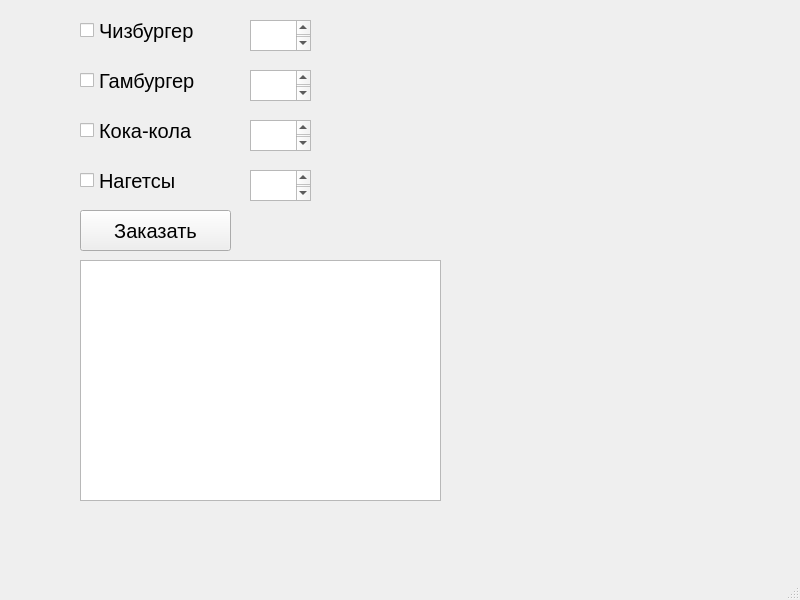
<?xml version="1.0" encoding="UTF-8"?>
<ui version="4.0">
 <class>MainWindow</class>
 <widget class="QMainWindow" name="MainWindow">
  <property name="geometry">
   <rect>
    <x>0</x>
    <y>0</y>
    <width>800</width>
    <height>600</height>
   </rect>
  </property>
  <property name="font">
   <font>
    <pointsize>15</pointsize>
   </font>
  </property>
  <property name="windowTitle">
   <string>MainWindow</string>
  </property>
  <widget class="QWidget" name="centralwidget">
   <widget class="QCheckBox" name="checkBox">
    <property name="geometry">
     <rect>
      <x>80</x>
      <y>10</y>
      <width>181</width>
      <height>41</height>
     </rect>
    </property>
    <property name="font">
     <font>
      <pointsize>15</pointsize>
     </font>
    </property>
    <property name="text">
     <string>Чизбургер</string>
    </property>
   </widget>
   <widget class="QCheckBox" name="checkBox_2">
    <property name="geometry">
     <rect>
      <x>80</x>
      <y>60</y>
      <width>151</width>
      <height>41</height>
     </rect>
    </property>
    <property name="text">
     <string>Гамбургер</string>
    </property>
   </widget>
   <widget class="QCheckBox" name="checkBox_3">
    <property name="geometry">
     <rect>
      <x>80</x>
      <y>110</y>
      <width>151</width>
      <height>41</height>
     </rect>
    </property>
    <property name="text">
     <string>Кока-кола</string>
    </property>
   </widget>
   <widget class="QCheckBox" name="checkBox_4">
    <property name="geometry">
     <rect>
      <x>80</x>
      <y>160</y>
      <width>151</width>
      <height>41</height>
     </rect>
    </property>
    <property name="text">
     <string>Нагетсы</string>
    </property>
   </widget>
   <widget class="QPushButton" name="pushButton">
    <property name="geometry">
     <rect>
      <x>80</x>
      <y>210</y>
      <width>151</width>
      <height>41</height>
     </rect>
    </property>
    <property name="text">
     <string>Заказать</string>
    </property>
   </widget>
   <widget class="QPlainTextEdit" name="plainTextEdit">
    <property name="geometry">
     <rect>
      <x>80</x>
      <y>260</y>
      <width>361</width>
      <height>241</height>
     </rect>
    </property>
    <property name="plainText">
     <string/>
    </property>
   </widget>
   <widget class="QTextEdit" name="textEdit">
    <property name="geometry">
     <rect>
      <x>250</x>
      <y>20</y>
      <width>61</width>
      <height>31</height>
     </rect>
    </property>
   </widget>
   <widget class="QTextEdit" name="textEdit_2">
    <property name="geometry">
     <rect>
      <x>250</x>
      <y>70</y>
      <width>61</width>
      <height>31</height>
     </rect>
    </property>
   </widget>
   <widget class="QTextEdit" name="textEdit_3">
    <property name="geometry">
     <rect>
      <x>250</x>
      <y>120</y>
      <width>61</width>
      <height>31</height>
     </rect>
    </property>
   </widget>
   <widget class="QTextEdit" name="textEdit_4">
    <property name="geometry">
     <rect>
      <x>250</x>
      <y>170</y>
      <width>61</width>
      <height>31</height>
     </rect>
    </property>
   </widget>
  </widget>
  <widget class="QMenuBar" name="menubar">
   <property name="geometry">
    <rect>
     <x>0</x>
     <y>0</y>
     <width>800</width>
     <height>41</height>
    </rect>
   </property>
  </widget>
  <widget class="QStatusBar" name="statusbar"/>
 </widget>
 <resources/>
 <connections/>
</ui>
